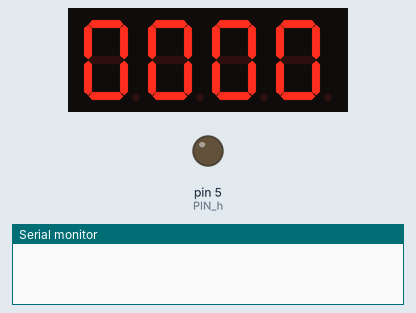
Simulated run of this sketch. Board: Arduino Uno, built with avr-gcc and run on an emulated ATmega328P. Parts: 4-digit seven-segment display, output pins drawn as LEDs (lit = HIGH), the last lines printed to the serial monitor. Wiring (inferred from the names in the program): 4-digit 7-segment display, segments lit when HIGH: segments pin 12, pin 8, pin 4, pin 6, pin 7, pin 11, pin 3; digit selects pin 13, pin 10, pin 9, pin 2. The segment pins are drawn as the display they are named for; pins used as bus, display or sensor lines are not drawn.

Above: at 0.1 s.
At 4.1 s:
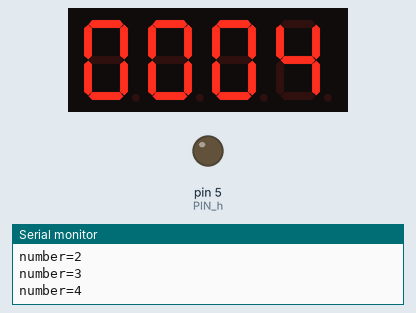
At 9.1 s:
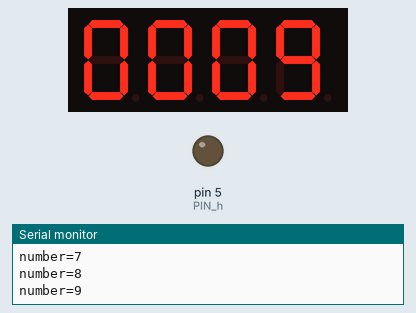
At 18.1 s:
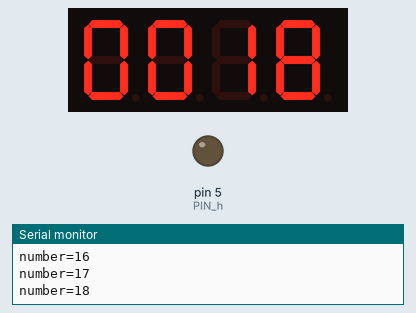
At 28.1 s:
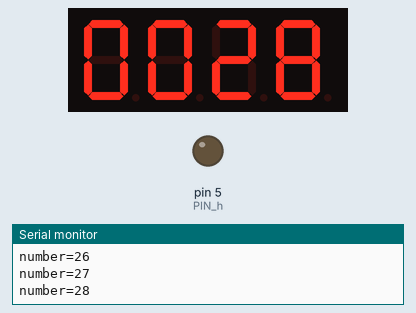
At 37.1 s:
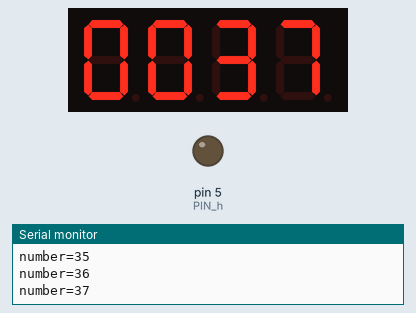

The sketch:

SevenSegment4in1.ino
```cpp
#define PIN_0 2
#define PIN_g 3
#define PIN_c 4
#define PIN_h 5
#define PIN_d 6
#define PIN_e 7
#define PIN_b 8
#define PIN_1 9
#define PIN_2 10
#define PIN_f 11
#define PIN_a 12
#define PIN_3 13

#define POS_NUM 4
#define SEG_NUM 8
const byte pos_pins[POS_NUM] = {PIN_0, PIN_1, PIN_2, PIN_3};
const byte seg_pins[SEG_NUM] = {PIN_a, PIN_b, PIN_c, PIN_d, PIN_e, PIN_f, PIN_g, PIN_h};

#define t true
#define f false
const boolean data[10][SEG_NUM] = {
  {t, t, t, t, t, t, f, f}, // 0
  {f, t, t, f, f, f, f, f}, // 1
  {t, t, f, t, t, f, t, f}, // 2
  {t, t, t, t, f, f, t, f}, // 3
  {f, t, t, f, f, t, t, f}, // 4
  {t, f, t, t, f, t, t, f}, // 5
  {t, f, t, t, t, t, t, f}, // 6
  {t, t, t, f, f, f, f, f}, // 7
  {t, t, t, t, t, t, t, f}, // 8
  {t, t, t, t, f, t, t, f}, // 9
};

void pf(const char *fmt, ... ){
    char tmp[128]; // max is 128 chars
    va_list args;
    va_start (args, fmt );
    vsnprintf(tmp, 128, fmt, args);
    va_end (args);
    Serial.print(tmp);
}

void setDigit(int pos, int n){
  if(pos < 0 || 3 < pos){
    pf("error pos=%d\n", pos);
    return;
  }

  for(int p = 0; p < POS_NUM; p++){
    if(p == pos)
      digitalWrite(pos_pins[p], LOW);
    else
      digitalWrite(pos_pins[p], HIGH);
  }

  if(0 <= n && n <= 9){
    for(int i = 0; i < SEG_NUM; i++){
      digitalWrite(seg_pins[i], data[n][i] == t ? HIGH : LOW);
    }
  }
  else{
    for(int i = 0; i < SEG_NUM; i++){
      digitalWrite(seg_pins[i], LOW);
    }
    digitalWrite(PIN_h, HIGH);
    pf("error pos=%d, n=%d\n", pos, n);
  }
}

void setNumber(int number)
{
  int n0, n1, n2, n3;
  n3 = number / 1000;
  number %= 1000;
  n2 = number / 100;
  number %= 100;
  n1 = number / 10;
  n0 = number % 10;

  setDigit(0, n0); delay(5);
  setDigit(1, n1); delay(5);
  setDigit(2, n2); delay(5);
  setDigit(3, n3); delay(5);
}

unsigned long time_previous;
void setup() {
  Serial.begin(115200);

  for(int i = 0; i < POS_NUM; i++){
    pinMode(pos_pins[i], OUTPUT);
    digitalWrite(pos_pins[i], HIGH);
  }
  for(int i = 0; i < SEG_NUM; i++){
    pinMode(seg_pins[i], OUTPUT);
    digitalWrite(seg_pins[i], LOW);
  }

  time_previous = millis();
}

int number = 0;
void loop() {
  unsigned long time_now = millis();
  if(time_now - time_previous > 1000){
    number++;
    time_previous += 1000;
    pf("number=%d\n", number);
  }

  setNumber(number);
}
```

Measured:
- what the display in image 0 shows lasts 1.1 s, from 0.0 s to 1.1 s
